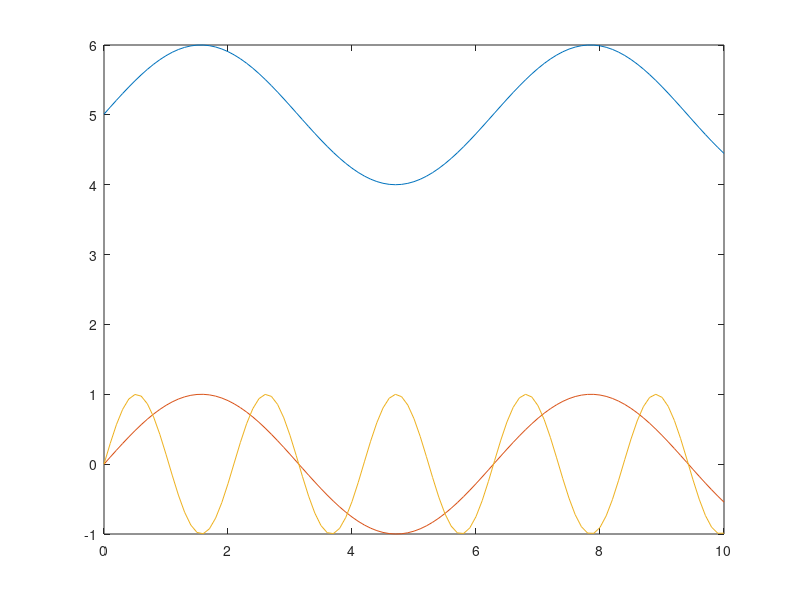

Write MATLAB code to recreate this figure.

t = 0:0.1:10;
w0 = 1 ;

S1 = 5+ sin(w0*t+0.01);
S2 = sin(w0*t);
S3 = sin (3*w0*t);

figure (1)
plot(t,[S1' S2' S3']);

corrS1S2norm = sum(S1 .*S2)/(sqrt(sum(S1 .^2) .*sum(S2 .^2)));